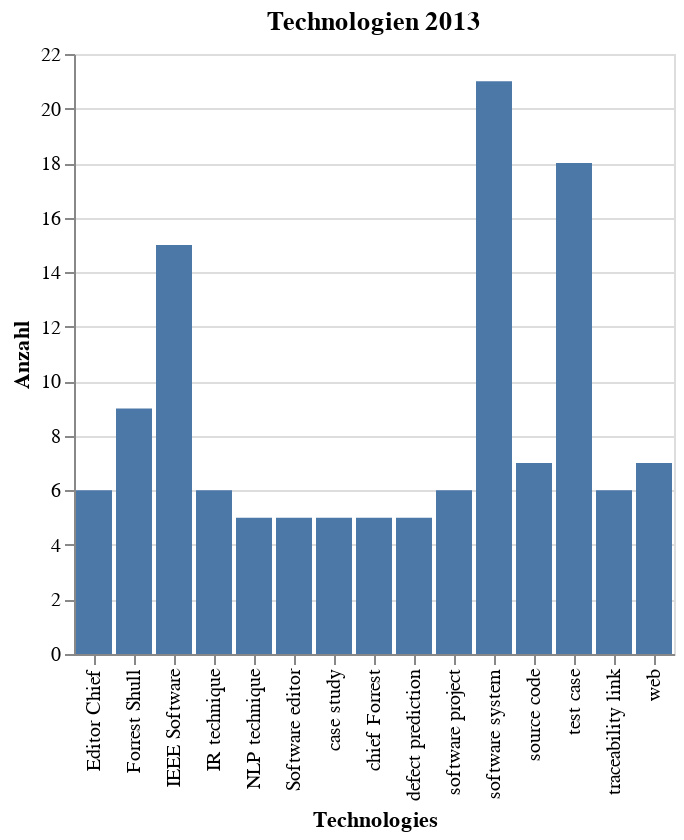

The notebook cell this image was saved under:
### Markdown cell above
### Balkendiagramm 2013

### Code cell
year = 2013
d = data_words[year].nlargest(anzahl_top_topics).sort_values(ascending=False)
source = pd.DataFrame({'Technologies': d.index,
                            'Anzahl': d})
alt.Chart(source).mark_bar().encode(
        x='Technologies:O',
        y='Anzahl:Q'
    ).properties(
    title=f'Technologien {year}')

### Figure 1 — Vega-Lite specification as saved in the notebook (floating-point values rounded to 4 significant figures)
{"config": {"view": {"continuousWidth": 400, "continuousHeight": 300}}, "data": {"name": "data-bfbc1c280077b3b9a1eb8bf97b9b78cb"}, "mark": "bar", "encoding": {"x": {"type": "ordinal", "field": "Technologies"}, "y": {"type": "quantitative", "field": "Anzahl"}}, "title": "Technologien 2013", "$schema": "https://vega.github.io/schema/vega-lite/v4.8.1.json", "datasets": {"data-bfbc1c280077b3b9a1eb8bf97b9b78cb": [{"Technologies": "software system", "Anzahl": 21}, {"Technologies": "test case", "Anzahl": 18}, {"Technologies": "IEEE Software", "Anzahl": 15}, {"Technologies": "Forrest Shull", "Anzahl": 9}, {"Technologies": "web", "Anzahl": 7}, {"Technologies": "source code", "Anzahl": 7}, {"Technologies": "traceability link", "Anzahl": 6}, {"Technologies": "software project", "Anzahl": 6}, {"Technologies": "IR technique", "Anzahl": 6}, {"Technologies": "Editor Chief", "Anzahl": 6}, {"Technologies": "defect prediction", "Anzahl": 5}, {"Technologies": "chief Forrest", "Anzahl": 5}, {"Technologies": "case study", "Anzahl": 5}, {"Technologies": "Software editor", "Anzahl": 5}, {"Technologies": "NLP technique", "Anzahl": 5}]}}
